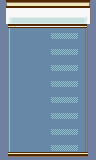

The image is a tile-based game level rendered from a .tmx file. Its description and complete source (layers, tilesets, objects, tile grids) follow:
An orthogonal 12x20 tile map with 8x8 px tiles, 1 tile layer (Tile Layer 1).

<map version="1.2" tiledversion="1.3.3" orientation="orthogonal" renderorder="right-down" width="12" height="20" tilewidth="8" tileheight="8" infinite="0" nextlayerid="2" nextobjectid="1">
 <tileset firstgid="1" name="MenuTiles" tilewidth="8" tileheight="8" tilecount="128" columns="32">
  <image source="MenuTiles.png" width="256" height="32" />
 </tileset>
 <layer id="1" name="Tile Layer 1" width="12" height="20">
  <data encoding="csv">
35,39,39,39,39,39,39,39,39,39,39,40,
12,15,15,15,15,15,15,15,15,15,15,16,
12,100,101,101,101,101,101,101,101,101,102,16,
1,115,116,116,116,116,116,116,116,116,117,1,
1,118,10,10,10,10,123,124,124,125,119,1,
1,118,10,10,10,10,10,10,10,10,119,1,
1,118,10,10,10,10,123,124,124,125,119,1,
1,118,10,10,10,10,10,10,10,10,119,1,
1,118,10,10,10,10,123,124,124,125,119,1,
1,118,10,10,10,10,10,10,10,10,119,1,
1,118,10,10,10,10,123,124,124,125,119,1,
1,118,10,10,10,10,10,10,10,10,119,1,
1,118,10,10,10,10,123,124,124,125,119,1,
1,118,10,10,10,10,10,10,10,10,119,1,
1,118,10,10,10,10,123,124,124,125,119,1,
1,118,10,10,10,10,10,10,10,10,119,1,
1,118,10,10,10,10,123,124,124,125,119,1,
1,118,10,10,10,10,10,10,10,10,119,1,
1,118,10,10,10,10,123,124,124,125,119,1,
1,33,33,33,33,33,33,33,33,33,33,1
</data>
 </layer>
</map>
